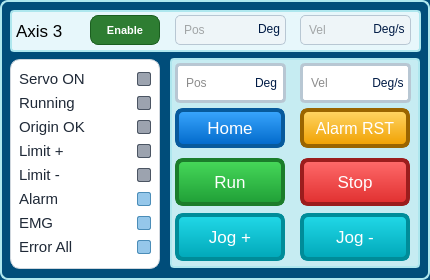
      <widget class="QFrame" name="Axis3ControlGroup">
       <property name="geometry">
        <rect>
         <x>910</x>
         <y>15</y>
         <width>430</width>
         <height>280</height>
        </rect>
       </property>
       <property name="styleSheet">
        <string>background:#004d7a; border-radius:8px; border:2px solid #aee7ee;</string>
       </property>
       <widget class="QFrame" name="Axis3HeaderActual">
        <property name="geometry">
         <rect>
          <x>10</x>
          <y>10</y>
          <width>411</width>
          <height>42</height>
         </rect>
        </property>
        <property name="styleSheet">
         <string>background:#e7f7fb; border-radius:4px;</string>
        </property>
        <widget class="QLabel" name="lblAxis3Name">
         <property name="geometry">
          <rect>
           <x>6</x>
           <y>0</y>
           <width>70</width>
           <height>42</height>
          </rect>
         </property>
         <property name="font">
          <font>
           <family>Arial</family>
           <pointsize>13</pointsize>
          </font>
         </property>
         <property name="styleSheet">
          <string>color:black; background:transparent; border:0px;</string>
         </property>
         <property name="text">
          <string>Axis 3</string>
         </property>
        </widget>
        <widget class="QPushButton" name="btnAxis3Enable">
         <property name="geometry">
          <rect>
           <x>80</x>
           <y>5</y>
           <width>70</width>
           <height>30</height>
          </rect>
         </property>
         <property name="sizePolicy">
          <sizepolicy hsizetype="Fixed" vsizetype="Fixed">
           <horstretch>0</horstretch>
           <verstretch>0</verstretch>
          </sizepolicy>
         </property>
         <property name="minimumSize">
          <size>
           <width>70</width>
           <height>30</height>
          </size>
         </property>
         <property name="maximumSize">
          <size>
           <width>70</width>
           <height>30</height>
          </size>
         </property>
         <property name="font">
          <font>
           <pointsize>8</pointsize>
           <weight>75</weight>
           <bold>true</bold>
          </font>
         </property>
         <property name="styleSheet">
          <string>QPushButton#btnAxis3Enable {
    color: white;
    background-color: #2e7d32;
    border: 1px solid #1b5e20;
    border-radius: 8px;
    padding: 2px 6px;
    font-weight: bold;
}
QPushButton# {
    background-color: #43a047;
    border: 1px solid #a5d6a7;
}
QPushButton# {
    background-color: #1b5e20;
}</string>
         </property>
         <property name="text">
          <string>Enable</string>
         </property>
         <property name="checkable">
          <bool>true</bool>
         </property>
         <property name="checked">
          <bool>false</bool>
         </property>
         <property name="buttonRole" stdset="0">
          <string>enable</string>
         </property>
        </widget>
        <widget class="QLineEdit" name="txtAxis3ActualPos">
         <property name="geometry">
          <rect>
           <x>165</x>
           <y>5</y>
           <width>111</width>
           <height>30</height>
          </rect>
         </property>
         <property name="styleSheet">
          <string>QLineEdit {
    color: #1a1a1a;
    background-color: white;
    border: 1px solid #b8c7d3;
    border-radius: 5px;
    padding-left: 6px;
}
QLineEdit:read-only {
    background-color: #eef5f8;
    color: #555555;
}
QLineEdit:focus {
    border: 2px solid #00a7b8;
}</string>
         </property>
         <property name="readOnly">
          <bool>true</bool>
         </property>
         <property name="placeholderText">
          <string>Pos</string>
         </property>
        </widget>
        <widget class="QLabel" name="lblAxis3ActualPosUnit">
         <property name="geometry">
          <rect>
           <x>240</x>
           <y>5</y>
           <width>38</width>
           <height>28</height>
          </rect>
         </property>
         <property name="font">
          <font>
           <family>Arial</family>
           <pointsize>9</pointsize>
          </font>
         </property>
         <property name="styleSheet">
          <string notr="true">QLabel {
    color: #001b45;
    border: 0px solid #9fb8c9;
    border-radius: 5px;
    background: transparent;
}</string>
         </property>
         <property name="text">
          <string>Deg</string>
         </property>
         <property name="alignment">
          <set>Qt::AlignCenter</set>
         </property>
        </widget>
        <widget class="QLineEdit" name="txtAxis3ActualVel">
         <property name="geometry">
          <rect>
           <x>290</x>
           <y>5</y>
           <width>111</width>
           <height>30</height>
          </rect>
         </property>
         <property name="styleSheet">
          <string>QLineEdit {
    color: #1a1a1a;
    background-color: white;
    border: 1px solid #b8c7d3;
    border-radius: 5px;
    padding-left: 6px;
}
QLineEdit:read-only {
    background-color: #eef5f8;
    color: #555555;
}
QLineEdit:focus {
    border: 2px solid #00a7b8;
}</string>
         </property>
         <property name="readOnly">
          <bool>true</bool>
         </property>
         <property name="placeholderText">
          <string>Vel</string>
         </property>
        </widget>
        <widget class="QLabel" name="lblAxis3ActualVelUnit">
         <property name="geometry">
          <rect>
           <x>350</x>
           <y>5</y>
           <width>58</width>
           <height>28</height>
          </rect>
         </property>
         <property name="font">
          <font>
           <family>Arial</family>
           <pointsize>9</pointsize>
          </font>
         </property>
         <property name="styleSheet">
          <string notr="true">QLabel {
    color: #001b45;
    border: 0px solid #9fb8c9;
    border-radius: 5px;
    background: transparent;
}</string>
         </property>
         <property name="text">
          <string>Deg/s</string>
         </property>
         <property name="alignment">
          <set>Qt::AlignCenter</set>
         </property>
        </widget>
       </widget>
       <widget class="QFrame" name="Axis3StatusPanel">
        <property name="geometry">
         <rect>
          <x>10</x>
          <y>59</y>
          <width>150</width>
          <height>210</height>
         </rect>
        </property>
        <property name="styleSheet">
         <string>#Axis3StatusPanel {
    background-color: #ffffff;
    border: 1px solid #d0d7de;
    border-radius: 10px;
}

#Axis3StatusPanel QLabel {
    color: #1f2937;
    background: transparent;
    border: none;
    font-size: 11pt;
}</string>
        </property>
        <layout class="QGridLayout" name="gridLayoutAxis3StatusPanel">
         <property name="leftMargin">
          <number>8</number>
         </property>
         <property name="topMargin">
          <number>8</number>
         </property>
         <property name="rightMargin">
          <number>8</number>
         </property>
         <property name="bottomMargin">
          <number>8</number>
         </property>
         <property name="horizontalSpacing">
          <number>8</number>
         </property>
         <property name="verticalSpacing">
          <number>4</number>
         </property>
         <item row="0" column="0">
          <widget class="QLabel" name="lblAxis3ServoOn">
           <property name="text">
            <string>Servo ON</string>
           </property>
           <property name="alignment">
            <set>Qt::AlignVCenter</set>
           </property>
          </widget>
         </item>
         <item row="0" column="1">
          <widget class="QLabel" name="ledAxis3ServoOn">
           <property name="sizePolicy">
            <sizepolicy hsizetype="Fixed" vsizetype="Fixed">
             <horstretch>0</horstretch>
             <verstretch>0</verstretch>
            </sizepolicy>
           </property>
           <property name="minimumSize">
            <size>
             <width>14</width>
             <height>14</height>
            </size>
           </property>
           <property name="maximumSize">
            <size>
             <width>14</width>
             <height>14</height>
            </size>
           </property>
           <property name="styleSheet">
            <string>QLabel#ledAxis3ServoOn {
    background-color: #9ca3af;
    border: 1px solid #4b5563;
    border-radius: 2px;
}</string>
           </property>
           <property name="text">
            <string/>
           </property>
           <property name="alignment">
            <set>Qt::AlignCenter</set>
           </property>
          </widget>
         </item>
         <item row="1" column="0">
          <widget class="QLabel" name="lblAxis3Running">
           <property name="text">
            <string>Running</string>
           </property>
           <property name="alignment">
            <set>Qt::AlignVCenter</set>
           </property>
          </widget>
         </item>
         <item row="1" column="1">
          <widget class="QLabel" name="ledAxis3Running">
           <property name="sizePolicy">
            <sizepolicy hsizetype="Fixed" vsizetype="Fixed">
             <horstretch>0</horstretch>
             <verstretch>0</verstretch>
            </sizepolicy>
           </property>
           <property name="minimumSize">
            <size>
             <width>14</width>
             <height>14</height>
            </size>
           </property>
           <property name="maximumSize">
            <size>
             <width>14</width>
             <height>14</height>
            </size>
           </property>
           <property name="styleSheet">
            <string>QLabel#ledAxis3Running {
    background-color: #9ca3af;
    border: 1px solid #4b5563;
    border-radius: 2px;
}</string>
           </property>
           <property name="text">
            <string/>
           </property>
           <property name="alignment">
            <set>Qt::AlignCenter</set>
           </property>
          </widget>
         </item>
         <item row="2" column="0">
          <widget class="QLabel" name="lblAxis3OrgOK">
           <property name="text">
            <string>Origin OK</string>
           </property>
           <property name="alignment">
            <set>Qt::AlignVCenter</set>
           </property>
          </widget>
         </item>
         <item row="2" column="1">
          <widget class="QLabel" name="ledAxis3OrgOK">
           <property name="sizePolicy">
            <sizepolicy hsizetype="Fixed" vsizetype="Fixed">
             <horstretch>0</horstretch>
             <verstretch>0</verstretch>
            </sizepolicy>
           </property>
           <property name="minimumSize">
            <size>
             <width>14</width>
             <height>14</height>
            </size>
           </property>
           <property name="maximumSize">
            <size>
             <width>14</width>
             <height>14</height>
            </size>
           </property>
           <property name="styleSheet">
            <string>QLabel#ledAxis3OrgOK {
    background-color: #9ca3af;
    border: 1px solid #4b5563;
    border-radius: 2px;
}</string>
           </property>
           <property name="text">
            <string/>
           </property>
           <property name="alignment">
            <set>Qt::AlignCenter</set>
           </property>
          </widget>
         </item>
         <item row="3" column="0">
          <widget class="QLabel" name="lblAxis3LimitPositive">
           <property name="text">
            <string>Limit +</string>
           </property>
           <property name="alignment">
            <set>Qt::AlignVCenter</set>
           </property>
          </widget>
         </item>
         <item row="3" column="1">
          <widget class="QLabel" name="ledAxis3LimitPositive">
           <property name="sizePolicy">
            <sizepolicy hsizetype="Fixed" vsizetype="Fixed">
             <horstretch>0</horstretch>
             <verstretch>0</verstretch>
            </sizepolicy>
           </property>
           <property name="minimumSize">
            <size>
             <width>14</width>
             <height>14</height>
            </size>
           </property>
           <property name="maximumSize">
            <size>
             <width>14</width>
             <height>14</height>
            </size>
           </property>
           <property name="styleSheet">
            <string>QLabel#ledAxis3LimitPositive {
    background-color: #9ca3af;
    border: 1px solid #4b5563;
    border-radius: 2px;
}</string>
           </property>
           <property name="text">
            <string/>
           </property>
           <property name="alignment">
            <set>Qt::AlignCenter</set>
           </property>
          </widget>
         </item>
         <item row="4" column="0">
          <widget class="QLabel" name="lblAxis3LimitNegative">
           <property name="text">
            <string>Limit -</string>
           </property>
           <property name="alignment">
            <set>Qt::AlignVCenter</set>
           </property>
          </widget>
         </item>
         <item row="4" column="1">
          <widget class="QLabel" name="ledAxis3LimitNegative">
           <property name="sizePolicy">
            <sizepolicy hsizetype="Fixed" vsizetype="Fixed">
             <horstretch>0</horstretch>
             <verstretch>0</verstretch>
            </sizepolicy>
           </property>
           <property name="minimumSize">
            <size>
             <width>14</width>
             <height>14</height>
            </size>
           </property>
           <property name="maximumSize">
            <size>
             <width>14</width>
             <height>14</height>
            </size>
           </property>
           <property name="styleSheet">
            <string>QLabel#ledAxis3LimitNegative {
    background-color: #9ca3af;
    border: 1px solid #4b5563;
    border-radius: 2px;
}</string>
           </property>
           <property name="text">
            <string/>
           </property>
           <property name="alignment">
            <set>Qt::AlignCenter</set>
           </property>
          </widget>
         </item>
         <item row="5" column="0">
          <widget class="QLabel" name="lblAxis3Alarm">
           <property name="text">
            <string>Alarm</string>
           </property>
           <property name="alignment">
            <set>Qt::AlignVCenter</set>
           </property>
          </widget>
         </item>
         <item row="5" column="1">
          <widget class="QLabel" name="ledAxis3Alarm">
           <property name="sizePolicy">
            <sizepolicy hsizetype="Fixed" vsizetype="Fixed">
             <horstretch>0</horstretch>
             <verstretch>0</verstretch>
            </sizepolicy>
           </property>
           <property name="minimumSize">
            <size>
             <width>14</width>
             <height>14</height>
            </size>
           </property>
           <property name="maximumSize">
            <size>
             <width>14</width>
             <height>14</height>
            </size>
           </property>
           <property name="styleSheet">
            <string>QLabel#ledAxis3Alarm {
    background-color: #95c7ea;
    border: 1px solid #4b8db8;
    border-radius: 2px;
}</string>
           </property>
           <property name="text">
            <string/>
           </property>
           <property name="alignment">
            <set>Qt::AlignCenter</set>
           </property>
          </widget>
         </item>
         <item row="6" column="0">
          <widget class="QLabel" name="lblAxis3EMG">
           <property name="text">
            <string>EMG</string>
           </property>
           <property name="alignment">
            <set>Qt::AlignVCenter</set>
           </property>
          </widget>
         </item>
         <item row="6" column="1">
          <widget class="QLabel" name="ledAxis3EMG">
           <property name="sizePolicy">
            <sizepolicy hsizetype="Fixed" vsizetype="Fixed">
             <horstretch>0</horstretch>
             <verstretch>0</verstretch>
            </sizepolicy>
           </property>
           <property name="minimumSize">
            <size>
             <width>14</width>
             <height>14</height>
            </size>
           </property>
           <property name="maximumSize">
            <size>
             <width>14</width>
             <height>14</height>
            </size>
           </property>
           <property name="styleSheet">
            <string>QLabel#ledAxis3EMG {
    background-color: #95c7ea;
    border: 1px solid #4b8db8;
    border-radius: 2px;
}</string>
           </property>
           <property name="text">
            <string/>
           </property>
           <property name="alignment">
            <set>Qt::AlignCenter</set>
           </property>
          </widget>
         </item>
         <item row="7" column="0">
          <widget class="QLabel" name="lblAxis3ErrorAll">
           <property name="text">
            <string>Error All</string>
           </property>
           <property name="alignment">
            <set>Qt::AlignVCenter</set>
           </property>
          </widget>
         </item>
         <item row="7" column="1">
          <widget class="QLabel" name="ledAxis3ErrorAll">
           <property name="sizePolicy">
            <sizepolicy hsizetype="Fixed" vsizetype="Fixed">
             <horstretch>0</horstretch>
             <verstretch>0</verstretch>
            </sizepolicy>
           </property>
           <property name="minimumSize">
            <size>
             <width>14</width>
             <height>14</height>
            </size>
           </property>
           <property name="maximumSize">
            <size>
             <width>14</width>
             <height>14</height>
            </size>
           </property>
           <property name="styleSheet">
            <string>QLabel#ledAxis3ErrorAll {
    background-color: #95c7ea;
    border: 1px solid #4b8db8;
    border-radius: 2px;
}</string>
           </property>
           <property name="text">
            <string/>
           </property>
           <property name="alignment">
            <set>Qt::AlignCenter</set>
           </property>
          </widget>
         </item>
        </layout>
       </widget>
       <widget class="QFrame" name="Axis3CommandPanel">
        <property name="geometry">
         <rect>
          <x>170</x>
          <y>58</y>
          <width>250</width>
          <height>210</height>
         </rect>
        </property>
        <property name="styleSheet">
         <string>background:#c6ecf2; border-radius:4px;</string>
        </property>
        <widget class="QLineEdit" name="txtAxis3CommandPos">
         <property name="geometry">
          <rect>
           <x>5</x>
           <y>5</y>
           <width>111</width>
           <height>40</height>
          </rect>
         </property>
         <property name="styleSheet">
          <string notr="true">QLineEdit {
    color: #1a1a1a;
    background-color: white;
    border: 3px solid #b8c7d3;
    border-radius: 5px;
    padding-left: 6px;
}
QLineEdit:read-only {
    background-color: #eef5f8;
    color: #555555;
}
QLineEdit:focus {
    border: 5px solid #00a7b8;
}</string>
         </property>
         <property name="readOnly">
          <bool>false</bool>
         </property>
         <property name="placeholderText">
          <string>Pos</string>
         </property>
        </widget>
        <widget class="QLabel" name="lblAxis3CommandPosUnit">
         <property name="geometry">
          <rect>
           <x>75</x>
           <y>5</y>
           <width>42</width>
           <height>40</height>
          </rect>
         </property>
         <property name="font">
          <font>
           <family>Arial</family>
           <pointsize>9</pointsize>
          </font>
         </property>
         <property name="styleSheet">
          <string notr="true">QLabel {
    color: #001b45;
    border: 0px solid #9fb8c9;
    border-radius: 5px;
    background: transparent;
}</string>
         </property>
         <property name="text">
          <string>Deg</string>
         </property>
         <property name="alignment">
          <set>Qt::AlignCenter</set>
         </property>
        </widget>
        <widget class="QLineEdit" name="txtAxis3CommandVel">
         <property name="geometry">
          <rect>
           <x>130</x>
           <y>5</y>
           <width>111</width>
           <height>40</height>
          </rect>
         </property>
         <property name="styleSheet">
          <string notr="true">QLineEdit {
    color: #1a1a1a;
    background-color: white;
    border: 3px solid #b8c7d3;
    border-radius: 5px;
    padding-left: 6px;
}
QLineEdit:read-only {
    background-color: #eef5f8;
    color: #555555;
}
QLineEdit:focus {
    border: 2px solid #00a7b8;
}</string>
         </property>
         <property name="readOnly">
          <bool>false</bool>
         </property>
         <property name="placeholderText">
          <string>Vel</string>
         </property>
        </widget>
        <widget class="QLabel" name="lblAxis3CommandVelUnit">
         <property name="geometry">
          <rect>
           <x>193</x>
           <y>5</y>
           <width>50</width>
           <height>40</height>
          </rect>
         </property>
         <property name="font">
          <font>
           <family>Arial</family>
           <pointsize>9</pointsize>
          </font>
         </property>
         <property name="styleSheet">
          <string notr="true">QLabel {
    color: #001b45;
    border: 0px solid #9fb8c9;
    border-radius: 5px;
    background: transparent;
}</string>
         </property>
         <property name="text">
          <string>Deg/s</string>
         </property>
         <property name="alignment">
          <set>Qt::AlignCenter</set>
         </property>
        </widget>
        <widget class="QPushButton" name="btnAxis3Home">
         <property name="geometry">
          <rect>
           <x>5</x>
           <y>50</y>
           <width>110</width>
           <height>40</height>
          </rect>
         </property>
         <property name="font">
          <font>
           <family>Arial</family>
           <pointsize>13</pointsize>
          </font>
         </property>
         <property name="styleSheet">
          <string notr="true">QPushButton {
    color: white;
    border: 4px solid #075a9c;
    border-radius: 8px;
    background: qlineargradient(x1:0,y1:0,x2:0,y2:1, stop:0 #3aa7ff, stop:1 #0068c9);
}
QPushButton:hover {
    background: qlineargradient(x1:0,y1:0,x2:0,y2:1, stop:0 #5bb8ff, stop:1 #005bb0);
}
QPushButton:pressed {
    background: #004f99;
}</string>
         </property>
         <property name="text">
          <string>Home</string>
         </property>
         <property name="buttonRole" stdset="0">
          <string>home</string>
         </property>
        </widget>
        <widget class="QPushButton" name="btnAxis3AlarmReset">
         <property name="geometry">
          <rect>
           <x>130</x>
           <y>50</y>
           <width>110</width>
           <height>40</height>
          </rect>
         </property>
         <property name="font">
          <font>
           <family>Arial</family>
           <pointsize>12</pointsize>
          </font>
         </property>
         <property name="styleSheet">
          <string notr="true">QPushButton {
    color: white;
    border: 4px solid #9a6500;
    border-radius: 8px;
    background: qlineargradient(x1:0,y1:0,x2:0,y2:1, stop:0 #ffd666, stop:1 #f0a000);
}
QPushButton:hover {
    background: qlineargradient(x1:0,y1:0,x2:0,y2:1, stop:0 #ffe080, stop:1 #d88c00);
}
QPushButton:pressed {
    background: #b87500;
}</string>
         </property>
         <property name="text">
          <string>Alarm RST</string>
         </property>
         <property name="buttonRole" stdset="0">
          <string>alarm</string>
         </property>
        </widget>
        <widget class="QPushButton" name="btnAxis3Run">
         <property name="geometry">
          <rect>
           <x>5</x>
           <y>100</y>
           <width>110</width>
           <height>48</height>
          </rect>
         </property>
         <property name="font">
          <font>
           <family>Arial</family>
           <pointsize>13</pointsize>
          </font>
         </property>
         <property name="styleSheet">
          <string notr="true">QPushButton {
    color: white;
    border: 4px solid #1b7d2b;
    border-radius: 8px;
    background: qlineargradient(x1:0,y1:0,x2:0,y2:1, stop:0 #47d95a, stop:1 #1f9e36);
}
QPushButton:hover {
    background: qlineargradient(x1:0,y1:0,x2:0,y2:1, stop:0 #62f070, stop:1 #17852c);
}
QPushButton:pressed {
    background: #126e24;
}</string>
         </property>
         <property name="text">
          <string>Run</string>
         </property>
         <property name="buttonRole" stdset="0">
          <string>run</string>
         </property>
        </widget>
        <widget class="QPushButton" name="btnAxis3Stop">
         <property name="geometry">
          <rect>
           <x>130</x>
           <y>100</y>
           <width>110</width>
           <height>48</height>
          </rect>
         </property>
         <property name="font">
          <font>
           <family>Arial</family>
           <pointsize>13</pointsize>
          </font>
         </property>
         <property name="styleSheet">
          <string notr="true">QPushButton {
    color: white;
    border: 4px solid #9b1d1d;
    border-radius: 8px;
    background: qlineargradient(x1:0,y1:0,x2:0,y2:1, stop:0 #ff6b6b, stop:1 #e02f2f);
}
QPushButton:hover {
    background: qlineargradient(x1:0,y1:0,x2:0,y2:1, stop:0 #ff8585, stop:1 #c91f1f);
}
QPushButton:pressed {
    background: #a81818;
}</string>
         </property>
         <property name="text">
          <string>Stop</string>
         </property>
         <property name="buttonRole" stdset="0">
          <string>stop</string>
         </property>
        </widget>
        <widget class="QPushButton" name="btnAxis3JogPositive">
         <property name="geometry">
          <rect>
           <x>5</x>
           <y>155</y>
           <width>110</width>
           <height>48</height>
          </rect>
         </property>
         <property name="font">
          <font>
           <family>Arial</family>
           <pointsize>13</pointsize>
          </font>
         </property>
         <property name="styleSheet">
          <string notr="true">QPushButton {
    color: white;
    border: 4px solid #008c99;
    border-radius: 8px;
    background: qlineargradient(x1:0,y1:0,x2:0,y2:1, stop:0 #22d9e8, stop:1 #00a7b8);
}
QPushButton:hover {
    background: qlineargradient(x1:0,y1:0,x2:0,y2:1, stop:0 #4befff, stop:1 #008f9e);
}
QPushButton:pressed {
    background: #007985;
}</string>
         </property>
         <property name="text">
          <string>Jog +</string>
         </property>
         <property name="buttonRole" stdset="0">
          <string>jog</string>
         </property>
        </widget>
        <widget class="QPushButton" name="btnAxis3JogNegative">
         <property name="geometry">
          <rect>
           <x>130</x>
           <y>155</y>
           <width>110</width>
           <height>48</height>
          </rect>
         </property>
         <property name="font">
          <font>
           <family>Arial</family>
           <pointsize>13</pointsize>
          </font>
         </property>
         <property name="styleSheet">
          <string notr="true">QPushButton {
    color: white;
    border: 4px solid #008c99;
    border-radius: 8px;
    background: qlineargradient(x1:0,y1:0,x2:0,y2:1, stop:0 #22d9e8, stop:1 #00a7b8);
}
QPushButton:hover {
    background: qlineargradient(x1:0,y1:0,x2:0,y2:1, stop:0 #4befff, stop:1 #008f9e);
}
QPushButton:pressed {
    background: #007985;
}</string>
         </property>
         <property name="text">
          <string>Jog -</string>
         </property>
         <property name="buttonRole" stdset="0">
          <string>jog</string>
         </property>
        </widget>
       </widget>
      </widget>
